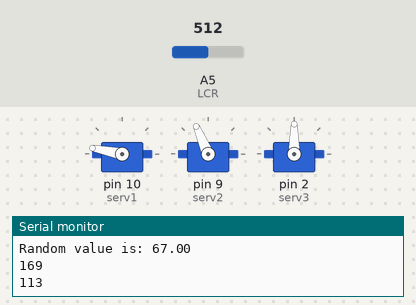
The sketch below on a simulated Arduino Uno, built with avr-gcc and run on an emulated ATmega328P. Shown: 3 × servo, the last lines printed to the serial monitor. The test bench sets the inputs (shaded band); at power-on: A5 (LCR) = 512. Random numbers use the default seed unless the sketch sets one.

Above: at 0.1 s.
At 30.1 s:
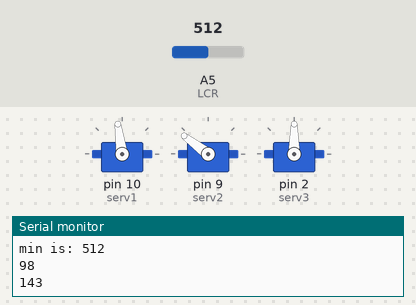
At 60.1 s:
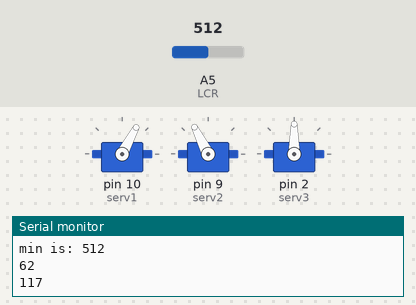
At 120.1 s:
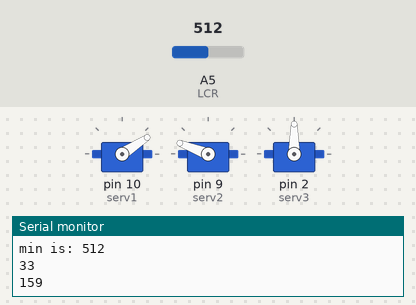
Timing chart, 0 to 121.6 s (numbered marks = the images above):
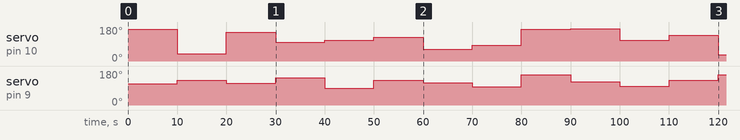

Measured:
- by itself, servo on pin 10 (serv1): 169° → 38° at 10.0 s, → 152° 10.0 s later, → 98° 10.0 s later, → 109° 10.0 s later, … (12 changes in this stretch)
- by itself, servo on pin 9 (serv2): 113° → 130° at 10.0 s, → 114° 10.0 s later, → 143° 10.0 s later, → 90° 10.0 s later, … (12 changes in this stretch)

The sketch:

sketch_jan31a.ino
```cpp
#include <math.h>
#include <Servo.h>
#define LCR A5
int LCRRead;
Servo serv1;
Servo serv2;
Servo serv3;

void setup() {
  // put your setup code here, to run once:
  Serial.begin(9600);
  serv1.attach(10);
  serv2.attach(9);
  serv3.attach(2);
  start();
}

void loop() {
  // put your main code here, to run repeatedly:
  //LCRRead = analogRead(LCR);
  //Serial.println(LCRRead);
  //delay(1000);
  int prevValue = scan();
  delay(60000);
}

int scan() {
  int minValue, temp;
  int maxValue = 0;
  float Randnum = random(0, 180);
  Serial.print("Random value is: ");
  Serial.println(Randnum);
  temp = analogRead(LCR);
  temp = minValue;

  while(true) {
    int serv1v, serv2v;
    serv1v = random(0, 180);
    serv2v = random(90, 180);

    Serial.println(serv1v);
    Serial.println(serv2v);
    serv1.write(serv1v);
    serv2.write(serv2v);
    delay(10000);
    temp = analogRead(LCR);

    if (temp > minValue) {
      maxValue = temp;
      minValue = temp;
      Serial.print("Temp is: ");
      Serial.println( temp);
      Serial.print("Max is: ");
      Serial.println( maxValue);
    } else {
      temp = minValue;
      Serial.print("min is: ");
      Serial.println(minValue);
    }
  }
  Serial.println("Loop is broken");
  return(maxValue);

}

void start(){
  serv1.write(90);
  serv2.write(90);
}
```
